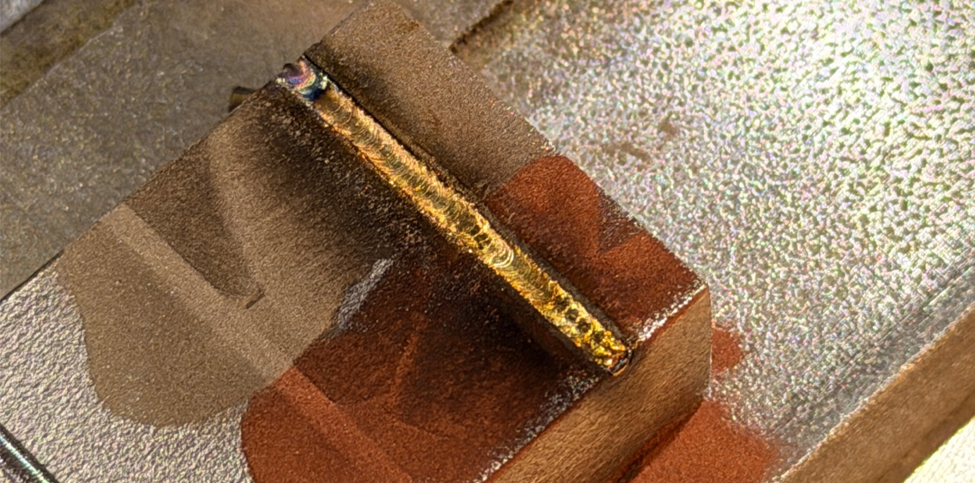
#> input picture near-term-submissions/onr-yip/figures-src/img/mines-cuni-track-in-groove.png, 975 x 483 px, given in place of scheil-al-cu-si.png, which was not available
$ python make_al_lpbf_network.py
#> lines starting #> are read from the running program, lines starting #| are printed output that depends on the picture
"""The aluminum LPBF workflow as a network of photo tiles, for slides.

The aluminum counterpart of the copper/DED Fig. 1 of the ONR YIP proposal
(issue 211, PR 215): the same network of steps, each a tile with its name,
what it passes on and its time per result in italics, the inputs entering
where they are set, the tests branching off at the end, and the dashed return
along the bottom. The steps are the route of the BOFN benchmark
(benchmarks/bofn-prelim/ on claude/onr-yip-fy27) as the lab runs it: CALPHAD,
charge, rePOWDER atomization, sieving, Aconity MIDI printing, density, then
tensile and corrosion tests.

Tiles are the lab's own photographs wherever one exists, and renders from the
vertical-lab animations (byu-vcl PR 318) where none does; those carry a
"render" tag. Sources are in img/SOURCES.md.

    python make_al_lpbf_network.py      # from this folder or anywhere

writes tiles/*.jpg, al-lpbf-network.png and al-lpbf-network.pdf next to this
file. Needs matplotlib and Pillow; uses Aptos (the lab's slide font) from
~/.local/share/fonts/aptos/ when it is there, otherwise Lato or DejaVu Sans.
"""
from pathlib import Path

import matplotlib

matplotlib.use("Agg")
import matplotlib.pyplot as plt
from matplotlib import font_manager
from matplotlib.patches import FancyArrowPatch, FancyBboxPatch, Rectangle
from PIL import Image

HERE = Path(__file__).resolve().parent
IMG = HERE / "img"
TILES = HERE / "tiles"
TILES.mkdir(exist_ok=True)
TW, TH = 960, 720  # tile pixels, 4:3

# ---------------------------------------------------------------- tiles


def fit(im, box):
    """Crop to a box given as fractions (x0, y0, x1, y1), pad to 4:3 with
    white rather than stretch, and resize to the tile size."""
    w, h = im.size
    im = im.crop((int(box[0] * w), int(box[1] * h), int(box[2] * w), int(box[3] * h)))
    cw, ch = im.size
    target = TW / TH
    if abs(cw / ch - target) > 0.01:
        if cw / ch > target:
            nh = round(cw / target)
            canvas = Image.new("RGB", (cw, nh), "white")
            canvas.paste(im, (0, (nh - ch) // 2))
        else:
            nw = round(ch * target)
            canvas = Image.new("RGB", (nw, ch), "white")
            canvas.paste(im, ((nw - cw) // 2, 0))
        im = canvas
    return im.resize((TW, TH), Image.LANCZOS)


def charge_tile():
    """The powder doser filling a charge (left) and the cup and plug in
    section, standing plug-up as in the crucible (right), as in the copper
    figure's charge tile (make_fig1_tiles.py on PR 215)."""
    side = 210  # px of the tile's width given to the section
    pw = TW - side
    dos = Image.open(IMG / "lab-powder-doser.jpg").convert("RGB")
    dw, dh = dos.size
    y0, y1 = 0.21, 0.80
    x1 = (y1 - y0) * dh * pw / TH  # keeps the photo's share at its own aspect
    photo = dos.crop((0, int(y0 * dh), int(x1), int(y1 * dh))).resize((pw, TH), Image.LANCZOS)
    cup = Image.open(IMG / "cup_plug.png").convert("RGB")
    cw, ch = cup.size
    sec = cup.crop((int(0.612 * cw), int(0.200 * ch), int(0.865 * cw), int(0.294 * ch)))
    sec = sec.transpose(Image.Transpose.ROTATE_90)  # plug up
    s = min((side - 30) / sec.width, (TH - 40) / sec.height)
    sec = sec.resize((round(sec.width * s), round(sec.height * s)), Image.LANCZOS)
    tile = Image.new("RGB", (TW, TH), "white")
    tile.paste(photo, (0, 0))
    tile.paste(sec, (pw + (side - sec.width) // 2, (TH - sec.height) // 2))
    return tile


def pulled_bars_tile():
    """The five pulled bars, turned so they lie across the tile. The crop
    starts just below a strip of labelling tape and is 3:4, so the turned
    tile is 4:3 with no padding."""
    im = Image.open(IMG / "lab-pulled-bars.jpg").convert("RGB")
    w, h = im.size
    im = im.crop((int(0.212 * w), int(0.275 * h), int(0.722 * w), int(0.785 * h)))
    im = im.transpose(Image.Transpose.ROTATE_90)  # grips to the left
    return fit(im, (0, 0, 1, 1))


# (name, source, crop box as fractions x0, y0, x1, y1, or a function)
TILE_SPECS = [
    ("calphad", "scheil-al-cu-si.png", (0.293, 0.105, 0.70, 0.835)),
    ("charge", charge_tile, None),
    ("atomize", "lab-atomizer-melting.jpg", (0.0, 0.09, 1.0, 0.91)),
    ("sieve", "render-sieve.png", (0.20, 0.25, 0.725, 0.95)),
    ("print", "lab-aconity-plate-bars.jpg", (0.03, 0.25, 0.97, 0.78)),
    ("density", "render-vhx.png", (0.22, 0.12, 0.78, 0.86)),
    ("tensile", pulled_bars_tile, None),
    ("corrosion", "lab-cubxl-gantry.jpg", (0.19, 0.11, 0.90, 0.97)),
]


def make_tiles():
    for name, src, box in TILE_SPECS:
        tile = src() if callable(src) else fit(Image.open(IMG / src).convert("RGB"), box)
        tile.save(TILES / f"{name}.jpg", quality=90)
    print("wrote", len(TILE_SPECS), "tiles to", TILES)


# ---------------------------------------------------------------- figure

# Only the text faces: matplotlib files Aptos Display, Narrow, Serif and Mono
# under the family "Aptos" too (it scans ~/.local/share/fonts by itself), and
# would pick Display for bold and italic.
KEEP = ("Aptos", "Aptos-Bold", "Aptos-Italic", "Aptos-Bold-Italic")
for stem in KEEP:
    f = Path.home() / ".local/share/fonts/aptos" / f"{stem}.ttf"
    if f.exists():
        font_manager.fontManager.addfont(str(f))
font_manager.fontManager.ttflist = [f for f in font_manager.fontManager.ttflist
                                    if f.name != "Aptos" or Path(f.fname).stem in KEEP]
_names = {f.name for f in font_manager.fontManager.ttflist}
FONT = next((n for n in ("Aptos", "Lato", "DejaVu Sans") if n in _names), "DejaVu Sans")
plt.rcParams.update({"font.family": FONT, "pdf.fonttype": 42, "svg.fonttype": "none",
                     "image.composite_image": False})  # one embedded image per tile

INK, MUTED, LINE = "#262626", "#595959", "#7F7F7F"
NAME_PT, BODY_PT, INPUT_PT = 16, 13, 13.5
LH = 1.18 / 72  # line height per point of font size, in inches

W, H = 13.333, 4.1  # inches: the width of a 16:9 slide
TW_IN = 1.30  # tile width in inches
TH_IN = TW_IN * TH / TW
Y_ROW = 2.63  # centre line of the main row
X0 = 0.40  # left edge of the first tile
STEP = 1.66  # tile-to-tile pitch
T_TW = TW_IN  # test tiles, the same size as the main row
T_TH = T_TW * TH / TW


def tile(ax, name, xc, yc, w, h, render=False):
    im = Image.open(TILES / f"{name}.jpg")
    ax.imshow(im, extent=(xc - w / 2, xc + w / 2, yc - h / 2, yc + h / 2), zorder=2,
              interpolation="antialiased")
    ax.add_patch(Rectangle((xc - w / 2, yc - h / 2), w, h, fill=False, ec="#A6A6A6", lw=0.8, zorder=3))
    if render:
        ax.text(xc + w / 2 - 0.05, yc - h / 2 + 0.05, "render", ha="right", va="bottom", fontsize=10,
                color="white", zorder=4,
                bbox=dict(boxstyle="round,pad=0.18,rounding_size=0.12", fc="#404040", ec="none", alpha=0.85))
    return (xc - w / 2, yc - h / 2, xc + w / 2, yc + h / 2)


def block(ax, x, y_top, lines, ha="center"):
    """Lines of (text, kind) stacked down from y_top; kind is 'name',
    'body' or 'time'. Returns the y of the bottom of the block."""
    y = y_top
    for text, kind in lines:
        pt = NAME_PT if kind == "name" else BODY_PT
        y -= pt * LH
        ax.text(x, y, text, ha=ha, va="baseline", fontsize=pt, color=INK if kind != "time" else MUTED,
                fontweight="bold" if kind == "name" else "normal",
                fontstyle="italic" if kind == "time" else "normal", zorder=5)
    return y


def arrow(ax, p, q, dashed=False, lw=1.6, color=LINE, head=True):
    ax.add_patch(FancyArrowPatch(p, q, arrowstyle="-|>" if head else "-", mutation_scale=15, lw=lw,
                                 color=color, linestyle=(0, (5, 3)) if dashed else "-",
                                 shrinkA=0, shrinkB=0, zorder=1, capstyle="butt", joinstyle="miter"))


def path(ax, pts, dashed=False, lw=1.6, color=LINE):
    """A polyline whose last segment ends in an arrowhead."""
    xs, ys = zip(*pts[:-1])
    ax.plot(xs, ys, color=color, lw=lw, ls=(0, (5, 3)) if dashed else "-", zorder=1,
            solid_capstyle="butt", dash_capstyle="butt", solid_joinstyle="miter")
    arrow(ax, pts[-2], pts[-1], dashed=dashed, lw=lw, color=color)


MAIN = [
    ("calphad", [("CALPHAD", "name"), ("strengthening", "body"), ("phase, freezing", "body"),
                 ("range, Al₃Zr and", "body"), ("Al₃Sc nucleants", "body"), ("minutes", "time")], False),
    ("charge", [("Charge", "name"), ("machined cup and", "body"), ("plug, filled by", "body"),
                ("the powder doser", "body"), ("minutes", "time")], False),
    ("atomize", [("Atomize,", "name"), ("rePOWDER", "name"), ("size distribution,", "body"),
                 ("flow, oxygen", "body"), ("a day", "time")], False),
    ("sieve", [("Sieve", "name"), ("powder under", "body"), ("63 µm, and the", "body"),
               ("fraction kept", "body"), ("an hour", "time")], True),
    ("print", [("Print,", "name"), ("Aconity MIDI", "name"), ("cubes, walls,", "body"),
               ("tensile bars,", "body"), ("corrosion coupons", "body"), ("days", "time")], False),
    ("density", [("Density", "name"), ("relative density,", "body"), ("pores, cracks", "body"),
                 ("hours", "time")], True),
]
TESTS = [
    ("tensile", [("Tensile", "name"), ("strength,", "body"), ("elongation", "body"), ("days", "time")], False),
    ("corrosion", [("Corrosion", "name"), ("pitting potential", "body"), ("in 3.5% NaCl", "body"),
                   ("an hour", "time"), ("IGC, salt spray", "body"), ("days to weeks", "time")], False),
]


def make_figure():
    fig = plt.figure(figsize=(W, H))
    ax = fig.add_axes([0, 0, 1, 1])
    ax.set_xlim(0, W)
    ax.set_ylim(0, H)
    ax.set_aspect("equal")
    ax.axis("off")

    boxes = {}
    for i, (name, lines, render) in enumerate(MAIN):
        xc = X0 + TW_IN / 2 + i * STEP
        boxes[name] = tile(ax, name, xc, Y_ROW, TW_IN, TH_IN, render)
        block(ax, xc, Y_ROW - TH_IN / 2 - 0.06, lines)
    names = [m[0] for m in MAIN]
    for a, b in zip(names, names[1:]):
        arrow(ax, (boxes[a][2] + 0.04, Y_ROW), (boxes[b][0] - 0.04, Y_ROW))

    # Tests: tensile above the row's centre line, corrosion below, labels to the right
    xt = boxes["density"][2] + 0.47 + T_TW / 2
    yts = [Y_ROW + 0.70, Y_ROW - 0.70]
    xb = boxes["density"][2] + 0.20  # where the branch turns
    for (name, lines, render), yt in zip(TESTS, yts):
        boxes[name] = tile(ax, name, xt, yt, T_TW, T_TH, render)
        block(ax, boxes[name][2] + 0.10, boxes[name][3] + 0.03, lines, ha="left")
        path(ax, [(boxes["density"][2] + 0.04, Y_ROW), (xb, Y_ROW), (xb, yt), (boxes[name][0] - 0.04, yt)])

    # Inputs, entering where they are set
    y_in = Y_ROW + TH_IN / 2 + 0.44  # baseline of the last input line
    y_bar = Y_ROW + TH_IN / 2 + 0.22

    def inputs(xc, lines):
        n = len(lines)
        for k, t in enumerate(lines):
            ax.text(xc, y_in + (n - 1 - k) * INPUT_PT * LH, t, ha="center", va="baseline",
                    fontsize=INPUT_PT, fontstyle="italic", color=INK)

    xs = [(boxes[n][0] + boxes[n][2]) / 2 for n in names]
    top = Y_ROW + TH_IN / 2 + 0.04
    xm = (xs[0] + xs[1]) / 2
    inputs(xm, ["composition:", "Zn+Mg, Cu, Zr, Sc"])
    ax.plot([xm, xm], [y_in - 0.1, y_bar], color=LINE, lw=1.6, zorder=1)
    for x in xs[:2]:
        path(ax, [(xm, y_bar), (x, y_bar), (x, top)])
    inputs(xs[2], ["atomizer", "setting"])
    arrow(ax, (xs[2], y_in - 0.1), (xs[2], top))
    inputs(xs[4], ["laser power,", "scan speed"])
    arrow(ax, (xs[4], y_in - 0.1), (xs[4], top))

    # Each result updates the models, which choose the next step
    y_fb = 0.38
    x_fb = 0.16
    corr = boxes["corrosion"]
    x_down = (corr[0] + corr[2]) / 2
    path(ax, [(x_down, corr[1] - 0.04), (x_down, y_fb), (x_fb, y_fb), (x_fb, Y_ROW),
              (boxes["calphad"][0] - 0.04, Y_ROW)], dashed=True)
    ax.text((x_fb + x_down) / 2, y_fb, "each result updates the models, which choose the next step by "
            "expected gain per cost", ha="center", va="center", fontsize=BODY_PT, fontstyle="italic",
            color=INK, zorder=5, bbox=dict(fc="white", ec="none", pad=4))

    ax.text(W - 0.1, 0.06, "Photographs: our laboratory (the plate was printed on the University of "
            "Utah's Aconity MIDI). Sieve and density: renders from byu-vcl PR 318. "
            "CALPHAD: our Thermo-Calc Scheil calculation for an Al-Cu-Si alloy.", ha="right",
            va="bottom", fontsize=9.5, color="#8C8C8C")

    # No creation date in the PDF, so a re-run without changes gives the same file
    for ext, kw in (("png", dict(dpi=220)), ("pdf", dict(dpi=400, metadata={"CreationDate": None}))):
        out = HERE / f"al-lpbf-network.{ext}"
        fig.savefig(out, facecolor="white", **kw)
        print("wrote", out)
    plt.close(fig)


if __name__ == "__main__":
    make_tiles()
#> in fit, `w, h = im.size`: w = 975; h = 483
#> in fit, `im = im.crop((int(box[0] * w), int(box[1] * h), int(box[2] * w), int(b..`:
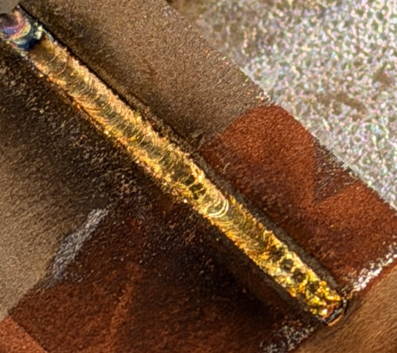
#> im: PIL image 397x353 RGB; mean R, G, B 117.5, 83.3, 55.9
#> in fit, `canvas = Image.new("RGB", (nw, ch), "white")`: canvas: PIL image 471x353 RGB; every value is 255
#> in fit, `canvas.paste(im, ((nw - cw) // 2, 0))`:
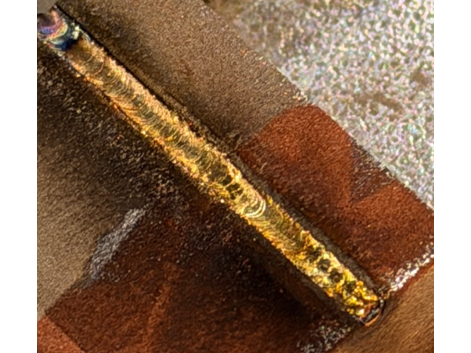
#> canvas: PIL image 471x353 RGB; mean R, G, B 139.1, 110.3, 87.2
#> pass 2 of the loop in make_tiles, `for name, src, box in TILE_SPECS:`:
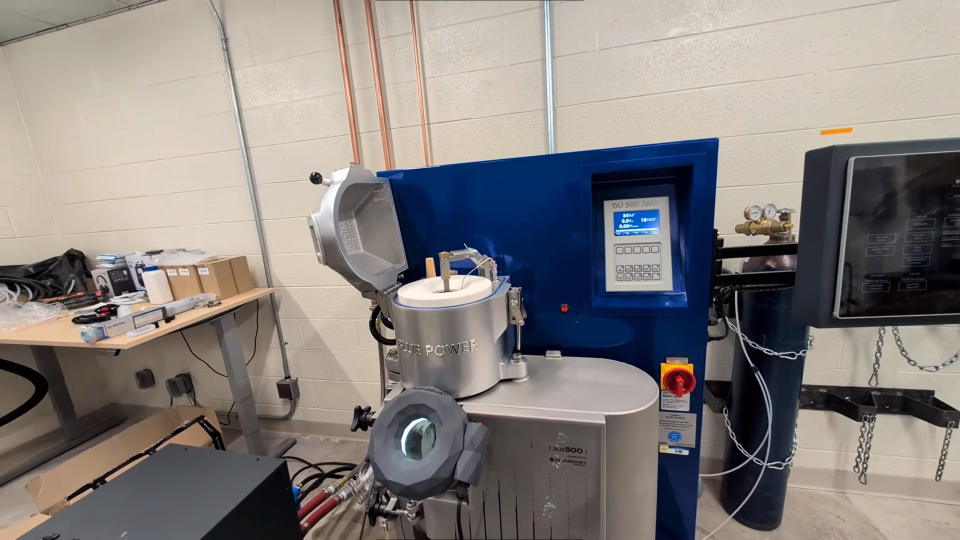
#> input picture near-term-submissions/onr-yip/figures-src/img/atomizer-installed-2026-09-28.jpg, 1920 x 1080 px, given in place of lab-powder-doser.jpg, which was not available (shown at 1/2 size)
#> in charge_tile, dos is the input picture: PIL image 1920x1080 RGB; mean R, G, B 133.9, 128.4, 125.8
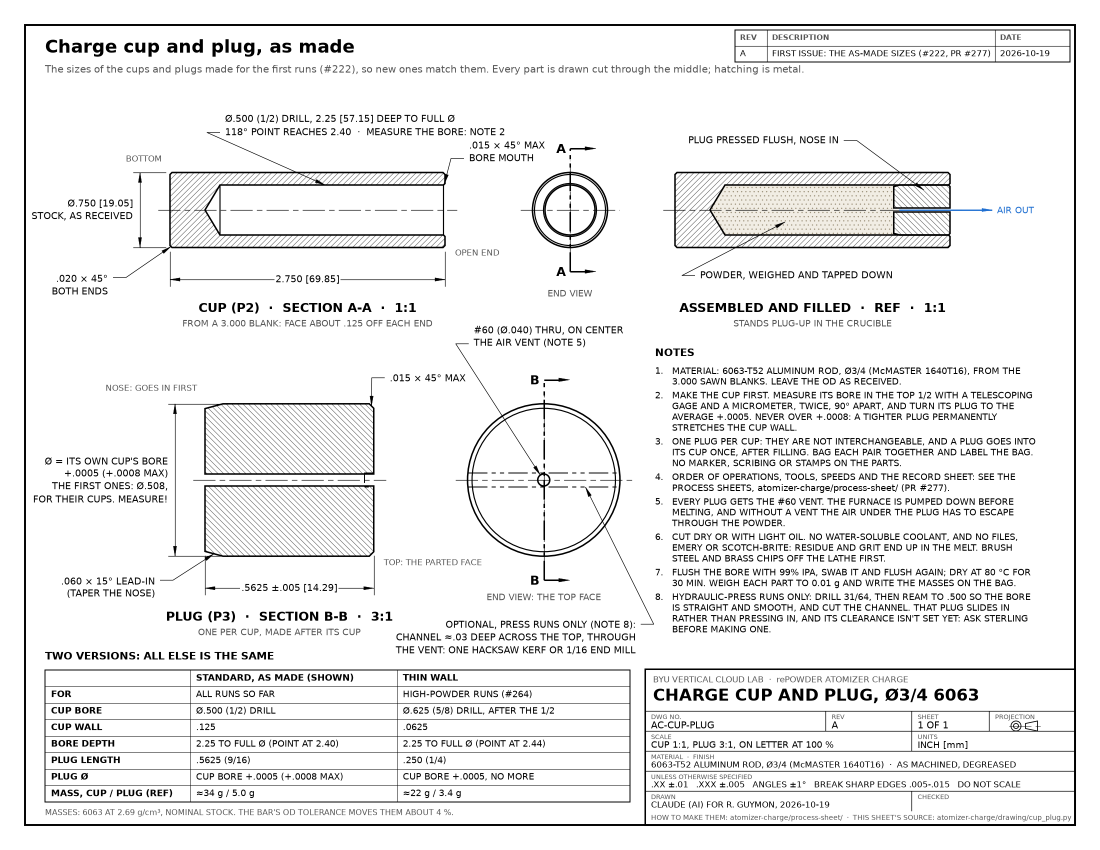
#> input picture near-term-submissions/onr-yip/figures-src/img/cup_plug.png, 2200 x 1700 px, found by its file name (shown at 1/2 size)
    make_figure()
#> pass 2 of the loop in make_figure, `for i, (name, lines, render) in enumerate(MAIN):`:
#> in make_figure, `names = [m[0] for m in MAIN]`: names = ['calphad', 'charge', 'atomize', 'sieve', 'print', 'density']
#> the loop in make_figure, `for a, b in zip(names, names[1:]):` made 5 passes
#> in make_figure, `xt = boxes["density"][2] + 0.47 + T_TW / 2`: xt = 11.12
#> in make_figure, `xb = boxes["density"][2] + 0.20`: xb = 10.2
#> in tile (call 7), `im = Image.open(TILES / f"{name}.jpg")`:
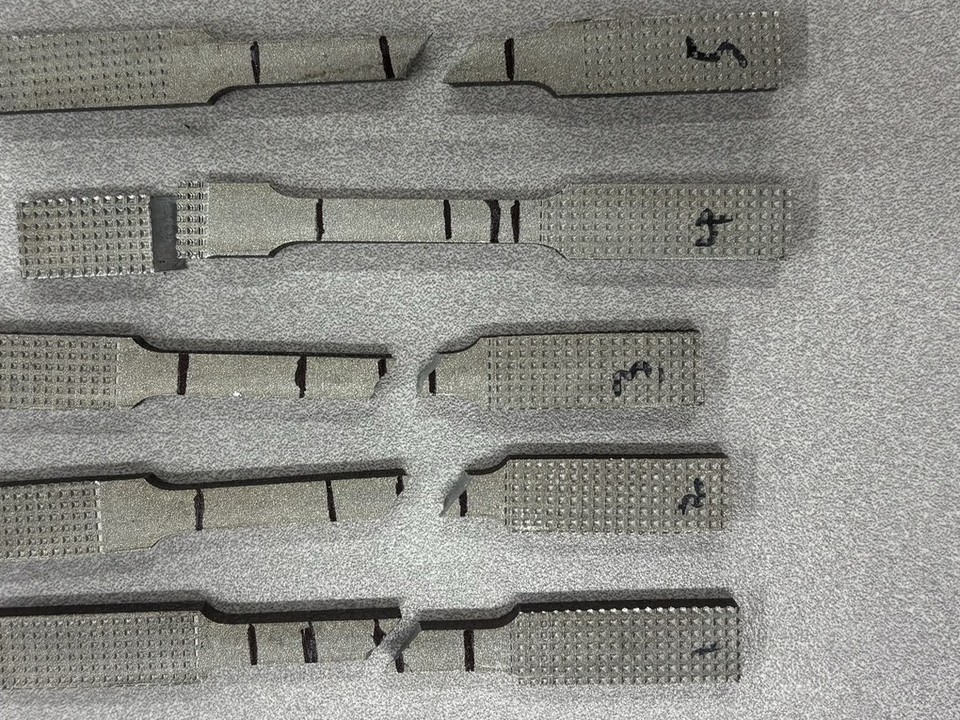
#> im: PIL image 960x720 RGB; mean R, G, B 139.8, 139.6, 134.5
#> pass 2 of the loop in make_figure, `for (name, lines, render), yt in zip(TESTS, yts):`:
#> in tile (call 8), `im = Image.open(TILES / f"{name}.jpg")`:
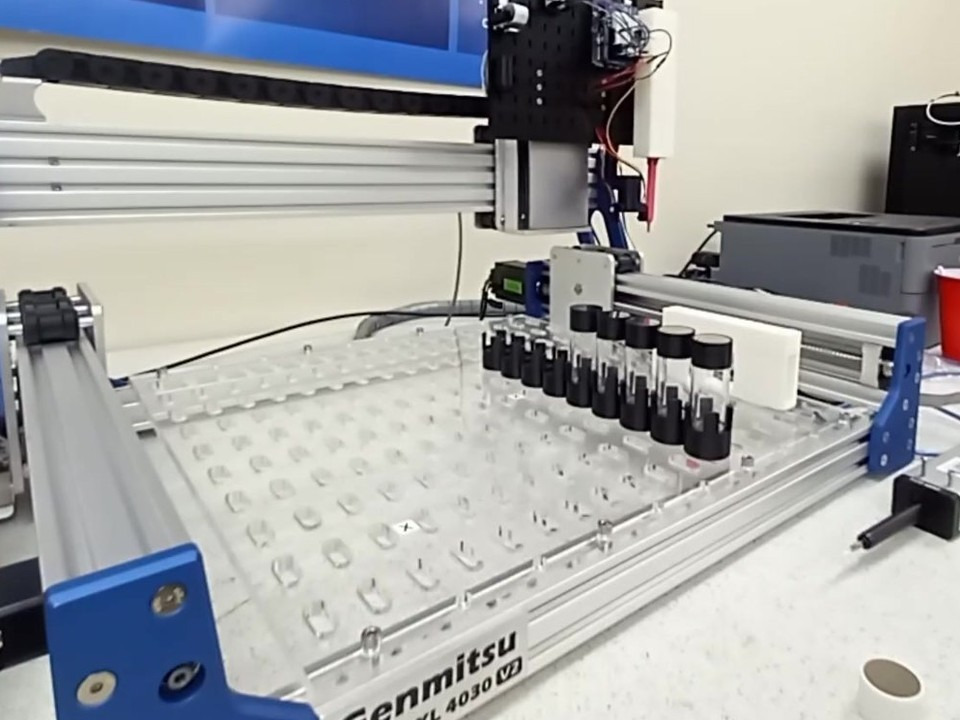
#> im: PIL image 960x720 RGB; mean R, G, B 163.6, 165.5, 165.7
#> in make_figure, `xs = [(boxes[n][0] + boxes[n][2]) / 2 for n in names]`: xs = [1.05, 2.71, 4.37, 6.03, 7.69, 9.35]
#> in make_figure, `xm = (xs[0] + xs[1]) / 2`: xm = 1.88
#> the loop in make_figure, `for x in xs[:2]:` made 2 passes
#> (x, xs in path, ys in path) on passes 1 to 2: (1.05, (1.88, 1.05), (3.34, 3.34)), (2.71, (1.88, 2.71), (3.34, 3.34))
#> in make_figure, `corr = boxes["corrosion"]`: corr = (10.47, 1.44, 11.77, 2.42)
#> in make_figure, `x_down = (corr[0] + corr[2]) / 2`: x_down = 11.12
#> the loop in make_figure, `for ext, kw in (("png", dict(dpi=220)), ("pdf", dict(dpi=400, metadata..` made 2 passes
#> pass 1, in make_figure, `fig.savefig(out, facecolor="white", **kw)`:
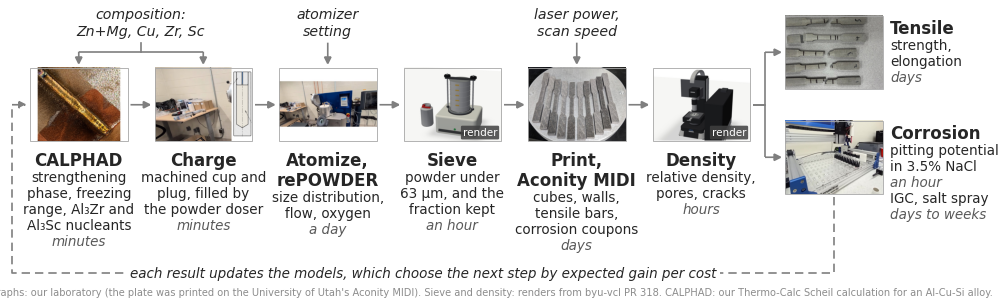
#> figure drawn by matplotlib, 1 panel
